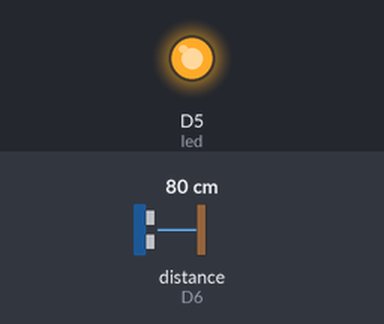
Bench run of a sketch on a simulated ESP8266 (NodeMCU). Shown: output pins drawn as LEDs (lit = HIGH). Wiring (inferred from the names in the program): ultrasonic range finder: trigger D4; echo D6. Inputs (shaded band) come from the test bench; at power-on: distance to the obstacle (sensor on D6) 80 cm. The echo pulse lasts 58.3 µs per cm; pins used as bus, display or sensor lines are not drawn; what the sketch prints to the serial monitor is not drawn.

Above: at 1.2 s.
1.3 s: distance to the obstacle (sensor on D6) set to 12 cm
2.8 s: distance to the obstacle (sensor on D6) set to 9 cm
At 4.0 s:
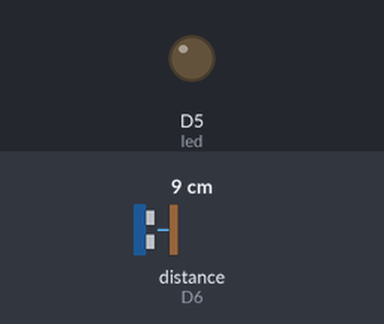
4.3 s: distance to the obstacle (sensor on D6) set to 18 cm
At 5.4 s:
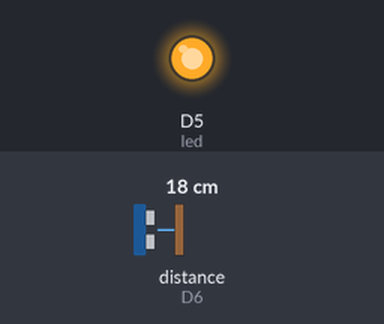
5.8 s: distance to the obstacle (sensor on D6) set to 2 cm
At 6.5 s:
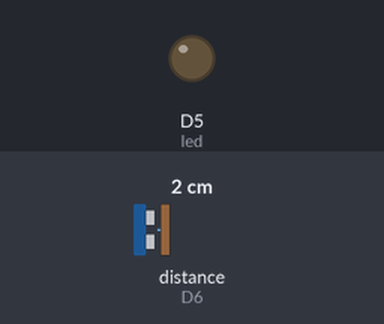
Timing chart, 0 to 8.3 s (numbered marks = the images above; inputs shaded):
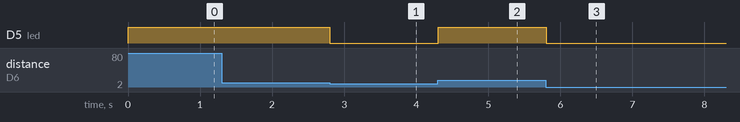

The sketch:

ultra.ino
```cpp
#define SOUND_VELOCITY 0.034
#define CM_TO_INCH 0.393701
#define trigPin  D4
#define echoPin D6
long duration;
float dist;
float distanceInch;
#define led D5


void setup() {
    Serial.begin(115200);

       pinMode(led,OUTPUT);
       pinMode(trigPin, OUTPUT);
 pinMode(echoPin, INPUT);
  digitalWrite(led,LOW);


}

void loop() {

   digitalWrite(trigPin, LOW);
  delayMicroseconds(0.5);
  // Sets the trigPin on HIGH state for 10 micro seconds
  digitalWrite(trigPin, HIGH);
  delayMicroseconds(2);
  digitalWrite(trigPin, LOW);

  // Reads the echoPin, returns the sound wave travel time in microseconds
  duration = pulseIn(echoPin, HIGH);

  // Calculate the distance
  dist= duration * SOUND_VELOCITY/2;

  // Convert to inches


  // Prints the distance on the Serial Monitor
  Serial.print("Distance (cm): ");
  Serial.println(dist);
  if (  dist < 10 ){
   digitalWrite(led,LOW);


}
else{
     digitalWrite(led,HIGH);


}


}
```

Measured:
- the behaviour switches between 11 and 10 cm on distance to the obstacle (sensor on D6) (found by bisection; images 0 and 1)
- after the input at 2.8 s, D5 (led): HIGH → LOW at once
- after the input at 4.3 s, D5 (led): LOW → HIGH at once
- after the input at 5.8 s, D5 (led): HIGH → LOW at once
